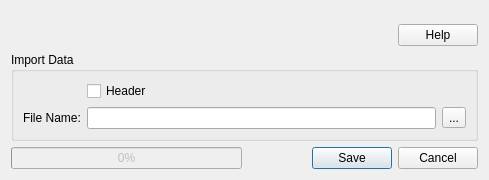
<?xml version="1.0" encoding="UTF-8"?>
<ui version="4.0">
 <class>Dialog</class>
 <widget class="QDialog" name="Dialog">
  <property name="geometry">
   <rect>
    <x>0</x>
    <y>0</y>
    <width>489</width>
    <height>180</height>
   </rect>
  </property>
  <property name="windowTitle">
   <string>Import Data</string>
  </property>
  <layout class="QVBoxLayout" name="verticalLayout_3">
   <item>
    <widget class="QSplitter" name="splitter">
     <property name="orientation">
      <enum>Qt::Horizontal</enum>
     </property>
    </widget>
   </item>
   <item>
    <layout class="QVBoxLayout" name="verticalLayout_2">
     <item>
      <layout class="QVBoxLayout" name="verticalLayout">
       <item>
        <layout class="QHBoxLayout" name="horizontalLayout_3">
         <item>
          <spacer name="horizontalSpacer">
           <property name="orientation">
            <enum>Qt::Horizontal</enum>
           </property>
           <property name="sizeHint" stdset="0">
            <size>
             <width>40</width>
             <height>20</height>
            </size>
           </property>
          </spacer>
         </item>
         <item>
          <widget class="QPushButton" name="btn_help">
           <property name="text">
            <string>Help</string>
           </property>
          </widget>
         </item>
        </layout>
       </item>
       <item>
        <widget class="QGroupBox" name="project">
         <property name="sizePolicy">
          <sizepolicy hsizetype="Expanding" vsizetype="Preferred">
           <horstretch>0</horstretch>
           <verstretch>0</verstretch>
          </sizepolicy>
         </property>
         <property name="title">
          <string>Import Data</string>
         </property>
         <layout class="QHBoxLayout" name="horizontalLayout_4">
          <item>
           <layout class="QFormLayout" name="formLayout">
            <item row="0" column="1">
             <widget class="QCheckBox" name="header">
              <property name="text">
               <string>Header</string>
              </property>
             </widget>
            </item>
            <item row="1" column="0">
             <widget class="QLabel" name="fileNameLabel">
              <property name="text">
               <string>File Name:</string>
              </property>
             </widget>
            </item>
            <item row="1" column="1">
             <layout class="QHBoxLayout" name="horizontalLayout_2">
              <item>
               <widget class="QLineEdit" name="filename"/>
              </item>
              <item>
               <widget class="QToolButton" name="filename_btn">
                <property name="text">
                 <string>...</string>
                </property>
               </widget>
              </item>
             </layout>
            </item>
           </layout>
          </item>
         </layout>
        </widget>
       </item>
      </layout>
     </item>
     <item>
      <layout class="QHBoxLayout" name="horizontalLayout">
       <item>
        <widget class="QProgressBar" name="progress_bar">
         <property name="enabled">
          <bool>false</bool>
         </property>
         <property name="value">
          <number>0</number>
         </property>
         <property name="textVisible">
          <bool>true</bool>
         </property>
        </widget>
       </item>
       <item>
        <widget class="QDialogButtonBox" name="buttonBox">
         <property name="orientation">
          <enum>Qt::Horizontal</enum>
         </property>
         <property name="standardButtons">
          <set>QDialogButtonBox::Cancel|QDialogButtonBox::Save</set>
         </property>
        </widget>
       </item>
      </layout>
     </item>
    </layout>
   </item>
  </layout>
 </widget>
 <tabstops>
  <tabstop>buttonBox</tabstop>
 </tabstops>
 <resources/>
 <connections>
  <connection>
   <sender>buttonBox</sender>
   <signal>rejected()</signal>
   <receiver>Dialog</receiver>
   <slot>reject()</slot>
   <hints>
    <hint type="sourcelabel">
     <x>317</x>
     <y>496</y>
    </hint>
    <hint type="destinationlabel">
     <x>286</x>
     <y>274</y>
    </hint>
   </hints>
  </connection>
 </connections>
</ui>
